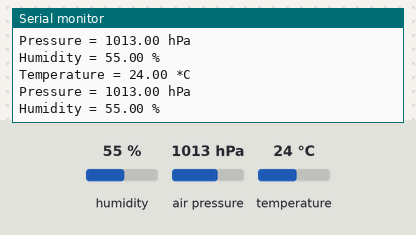
Bench run of a sketch on a simulated Arduino Uno, built with avr-gcc and run on an emulated ATmega328P. Shown: the last lines printed to the serial monitor. The inputs (shaded band) are chosen by the test bench; at power-on: humidity 55 %, air pressure 1013 hPa, temperature 24 °C.

Above: at 1.8 s.
1.9 s: humidity set to 22 %
At 2.8 s:
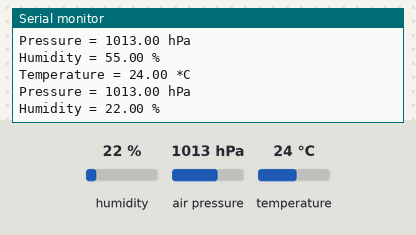
3.4 s: air pressure set to 952 hPa
At 4.7 s:
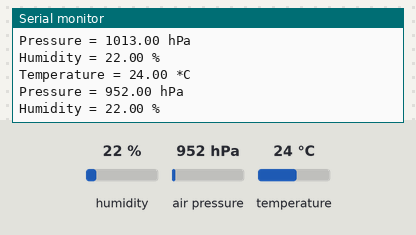
4.9 s: temperature set to 12 °C
At 5.8 s:
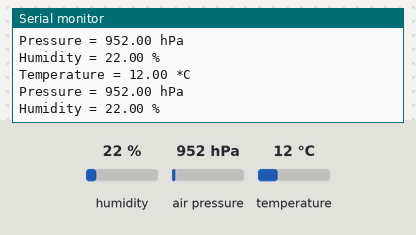

The sketch:

EXP2_I2C_Sensor.ino
```cpp
#include <Wire.h>
#include <Adafruit_BME280.h>

Adafruit_BME280 bme; //i2C

float temp, pressure, humidity;

void setup() {

  Serial.begin(115200);

  bool serial_communication = bme.begin(0x76); // The datasheet says default addressis 0x76 for BME280

   if (!serial_communication) {

     Serial.println("Could not find a valid BME280 sensor");

     Serial.println("check wiring, address, sensor ID!");

     Serial.print("SensorID was: 0x");

     Serial.println(bme.sensorID(), 16);

     Serial.println("ID of 0xFF probably means a bad address\n");

     while (true) { }; // Stop in endless loop

     delay(10);

    }


}

void loop() {

// Means that serial communication was OK, so read the values every 1 second

     Serial.print("Temperature = ");

     temp = bme.readTemperature();

     Serial.print(temp);

     Serial.println(" *C");

     pressure = (bme.readPressure() /100.0F);

     Serial.print("Pressure = ");

     Serial.print(pressure);

     Serial.println(" hPa");

     Serial.print("Humidity = ");

     humidity = bme.readHumidity();

     Serial.print(humidity);

     Serial.println(" %\n");

     delay(1000);

}
```

Measured:
- after the input at 1.9 s, the serial monitor: prints a new line after 0.12 s (image 1)
- after the input at 3.4 s, the serial monitor: prints a new line after 0.62 s (image 2)
- after the input at 4.9 s, the serial monitor: prints a new line after 0.13 s (image 3)
